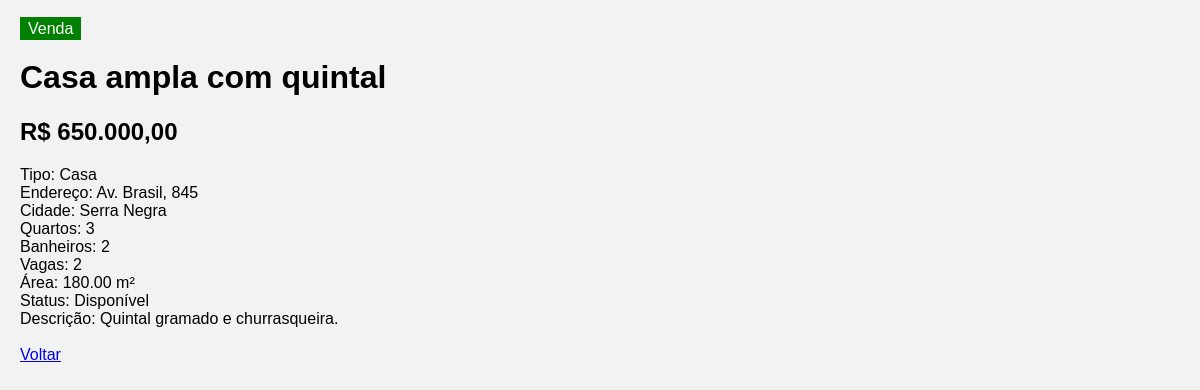
The page /Imovel/detalhes.php?id=2 on the database its author committed.
### tables this page shows
CREATE TABLE IF NOT EXISTS imoveis (
    id INT NOT NULL AUTO_INCREMENT,
    titulo VARCHAR(120) NOT NULL,
    tipo_imovel VARCHAR(30) NOT NULL,
    finalidade VARCHAR(15) NOT NULL,
    preco DECIMAL(12,2) NOT NULL,
    endereco VARCHAR(200) NOT NULL,
    cidade VARCHAR(60) NOT NULL,
    quartos INT NOT NULL DEFAULT 0,
    banheiros INT NOT NULL DEFAULT 1,
    vagas_garagem INT NOT NULL DEFAULT 0,
    area_m2 DECIMAL(8,2) NOT NULL,
    descricao TEXT NULL,
    status VARCHAR(20) NOT NULL DEFAULT 'Disponível',
    data_cadastro TIMESTAMP NOT NULL DEFAULT CURRENT_TIMESTAMP,
    PRIMARY KEY (id)
);

### Imovel/detalhes.php (the view, shortened to what this page needs)
<HTML>
<HEAD>
 <link rel="stylesheet" href="estilo.css">
</HEAD>
<BODY>
<?php
$id=$_GET["id"];
$bd=mysqli_connect("localhost","root","","lar_futuro") or die ("erro!");
mysqli_set_charset($bd,"utf8mb4");
$consulta=mysqli_query($bd,"select * from imoveis where id='$id'");
$reg=mysqli_fetch_array($consulta);
if ($reg["finalidade"]=="Venda")
	$classe="venda";
else
	$classe="locacao";
?>
<span class="<?php echo $classe; ?>"><?php echo $reg["finalidade"]; ?></span>
<h1><?php echo $reg["titulo"]; ?></h1>
<h2>R$ <?php echo number_format($reg["preco"],2,",","."); ?></h2>
<?php
echo "Tipo: ".$reg["tipo_imovel"]."<br>
	  Endereço: ".$reg["endereco"]."<br>
	  Cidade: ".$reg["cidade"]."<br>
	  Quartos: ".$reg["quartos"]."<br>
	  Banheiros: ".$reg["banheiros"]."<br>
	  Vagas: ".$reg["vagas_garagem"]."<br>
	  Área: ".$reg["area_m2"]." m²<br>
	  Status: ".$reg["status"]."<br>
	  Descrição: ".$reg["descricao"]."<br>";
?>
<br><a href="index.php">Voltar</a>
</BODY>
</HTML>

### Imovel/estilo.css (style rules this page uses)
body { font-family: Arial; background: #f2f2f2; margin: 20px; }
.venda { background: green; color: white; padding: 3px 8px; }

### rows shown on the page
imoveis: finalidade "Venda", titulo "Casa ampla com quintal", preco "650.000,00", tipo_imovel "Casa", endereco "Av. Brasil, 845", cidade "Serra Negra", quartos "3", banheiros "2", vagas_garagem "2", area_m2 "180.00", status "Disponível", descricao "Quintal gramado e churrasqueira."
